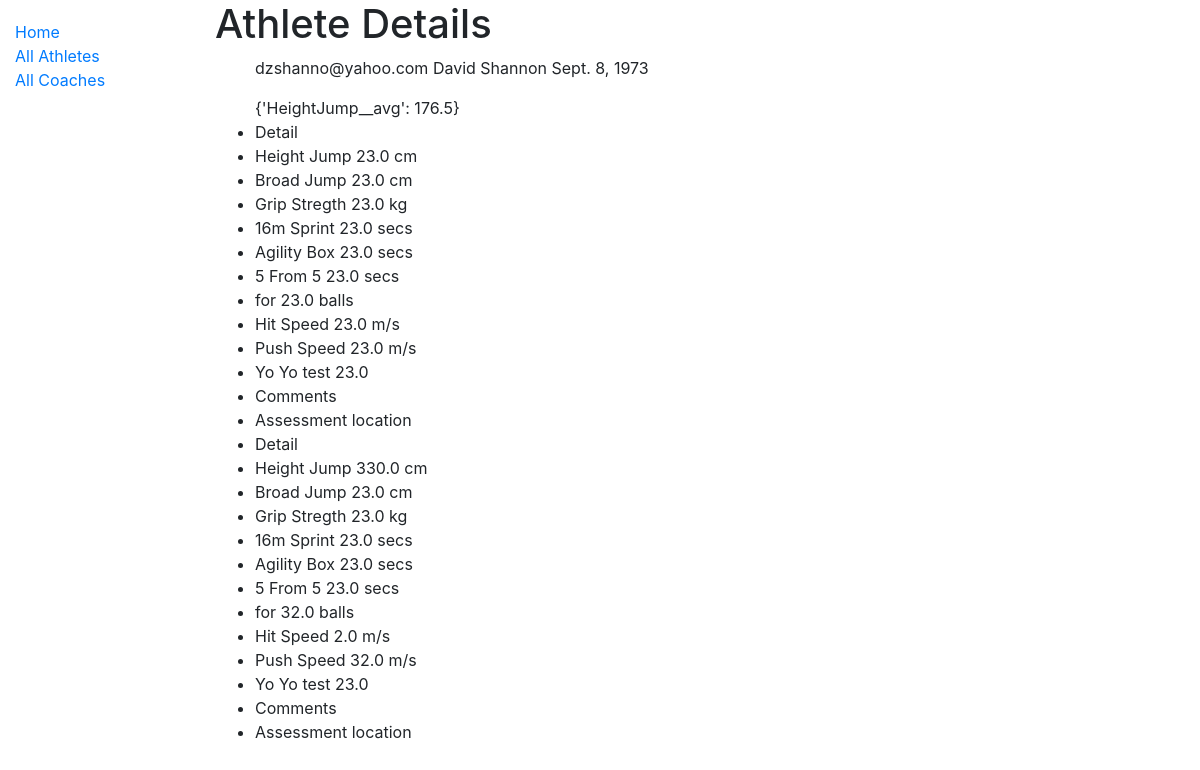
Screenshot of /athlete/ (signed in) with the database file from the repository.
### athlete/models.py (models this page shows, shortened)
class athlete(models.Model):
    AthleteName = models.CharField(max_length=200)
    DoB = models.DateField('date of birth',null = True, blank=True)
    email = models.EmailField('email', null = True, blank=True)
    guardian = models.ManyToManyField(User)

class assessment(models.Model):
    HeightJump = models.FloatField(default = 0)
    BroadJump = models.FloatField(default = 0)
    GripStrength = models.FloatField(default = 0)
    Sprint = models.FloatField(default = 0)
    AgilityBox = models.FloatField(default = 0)
    FiveFromFiveTime = models.FloatField(default = 0)
    FiveFromFiveBalls = models.FloatField(default = 0)
    HitSpeed = models.FloatField(default = 0)
    PushSpeed = models.FloatField(default = 0)
    IRYY1 = models.FloatField(default = 0)
    IncludeInAverages = models.BooleanField(default = True)
    Comments = models.TextField()
    Athlete = models.ForeignKey(athlete, on_delete=models.CASCADE)
    AssessmentEvent_FK = models.ForeignKey(AssessmentEvent, on_delete = models.CASCADE)

### athlete/views.py (the view)
# urls.py: path('athlete/', views.athlete_view, name='Athlete'),
def athlete_view(request):
    athlete_data = athlete.objects.filter(guardian = request.user)
    average_data = assessment.objects.filter(IncludeInAverages = True).aggregate(Avg('HeightJump'))
    context = {'athlete_data':athlete_data,
        'average_data':average_data}
    return render(request,'athlete.html',context)

### athlete/templates/athlete/athlete.html
{% extends "base_generic.html" %}
{% block content %}
  {%for specificathlete in athlete_data %}
  <h1>Athlete Details</h1>
  <ul>
  {{ specificathlete.email }}
  {{ specificathlete.AthleteName }}
  {{ specificathlete.DoB }}
  </ul>
        <ul>
        {{ average_data  }}
        {% for detail in specificathlete.assessment_set.all %}
            <li>Detail {{ detail.AssessmentDate }}</li>
            <li>Height Jump {{ detail.HeightJump }} cm</li>
            <li>Broad Jump {{ detail.BroadJump }} cm</li>
            <li>Grip Stregth {{ detail.GripStrength }} kg</li>
            <li>16m Sprint {{ detail.Sprint }} secs</li>
            <li>Agility Box {{ detail.AgilityBox }} secs</li>
            <li>5 From 5 {{ detail.FiveFromFiveTime }} secs</li>
            <li>for {{ detail.FiveFromFiveBalls }} balls</li>
            <li>Hit Speed {{ detail.HitSpeed }} m/s</li>
            <li>Push Speed {{ detail.PushSpeed }} m/s</li>
            <li>Yo Yo test {{ detail.IRYY1 }} </li>
            <li> Comments {{ detail.comments }} </li>
            <li> Assessment location {{ detail.AssessmentEvent_set.Location }}</li>
        {% endfor %}
        </ul>
  {% endfor %}
{% endblock %}

### rows the page displays
athlete: email "dzshanno@yahoo.com", AthleteName "David Shannon", DoB "Sept. 8, 1973", average_data "{'HeightJump__avg': 176.5}"
assessment: HeightJump "23.0", BroadJump "23.0", GripStrength "23.0", Sprint "23.0", AgilityBox "23.0", FiveFromFiveTime "23.0", FiveFromFiveBalls "23.0", HitSpeed "23.0", PushSpeed "23.0", IRYY1 "23.0"
assessment: HeightJump "330.0", BroadJump "23.0", GripStrength "23.0", Sprint "23.0", AgilityBox "23.0", FiveFromFiveTime "23.0", FiveFromFiveBalls "32.0", HitSpeed "2.0", PushSpeed "32.0", IRYY1 "23.0"
